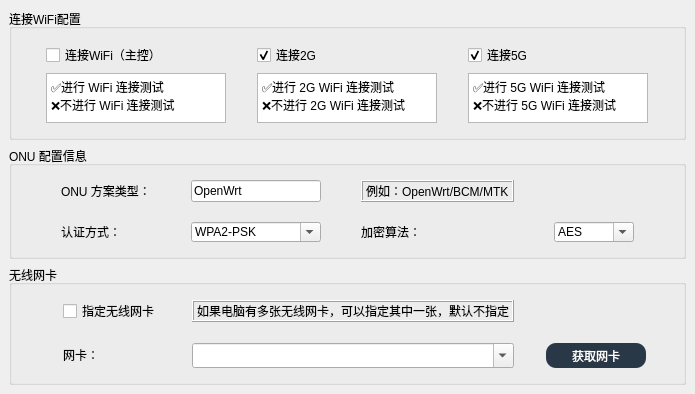
<?xml version="1.0" encoding="UTF-8"?>
<ui version="4.0">
 <class>MainWindow</class>
 <widget class="QMainWindow" name="MainWindow">
  <property name="geometry">
   <rect>
    <x>0</x>
    <y>0</y>
    <width>670</width>
    <height>360</height>
   </rect>
  </property>
  <property name="windowTitle">
   <string>WIFI 连接参数</string>
  </property>
  <widget class="QWidget" name="centralwidget">
   <layout class="QVBoxLayout" name="verticalLayout_5">
    <item>
     <layout class="QVBoxLayout" name="verticalLayout_4" stretch="1,2,1">
      <item>
       <widget class="QGroupBox" name="groupBox_3">
        <property name="title">
         <string>连接WiFi配置</string>
        </property>
        <layout class="QVBoxLayout" name="verticalLayout_3">
         <item>
          <layout class="QGridLayout" name="gridLayout_3" columnstretch="0,0,0">
           <property name="topMargin">
            <number>5</number>
           </property>
           <property name="bottomMargin">
            <number>5</number>
           </property>
           <item row="0" column="1">
            <widget class="QCheckBox" name="checkBox_2g_wifi">
             <property name="text">
              <string>连接2G</string>
             </property>
             <property name="checked">
              <bool>true</bool>
             </property>
            </widget>
           </item>
           <item row="1" column="0">
            <widget class="QTextEdit" name="textEdit">
             <property name="maximumSize">
              <size>
               <width>180</width>
               <height>50</height>
              </size>
             </property>
             <property name="readOnly">
              <bool>true</bool>
             </property>
             <property name="html">
              <string>&lt;!DOCTYPE HTML PUBLIC &quot;-//W3C//DTD HTML 4.0//EN&quot; &quot;http://www.w3.org/TR/REC-html40/strict.dtd&quot;&gt;
&lt;html&gt;&lt;head&gt;&lt;meta name=&quot;qrichtext&quot; content=&quot;1&quot; /&gt;&lt;style type=&quot;text/css&quot;&gt;
p, li { white-space: pre-wrap; }
&lt;/style&gt;&lt;/head&gt;&lt;body style=&quot; font-family:'SimSun'; font-size:9pt; font-weight:400; font-style:normal;&quot;&gt;
&lt;p style=&quot; margin-top:0px; margin-bottom:0px; margin-left:0px; margin-right:0px; -qt-block-indent:0; text-indent:0px;&quot;&gt;✅进行 WiFi 连接测试&lt;/p&gt;
&lt;p style=&quot; margin-top:0px; margin-bottom:0px; margin-left:0px; margin-right:0px; -qt-block-indent:0; text-indent:0px;&quot;&gt;❌不进行 WiFi 连接测试&lt;/p&gt;&lt;/body&gt;&lt;/html&gt;</string>
             </property>
            </widget>
           </item>
           <item row="0" column="0">
            <widget class="QCheckBox" name="checkBox_connect_wifi">
             <property name="text">
              <string>连接WiFi（主控）</string>
             </property>
             <property name="checked">
              <bool>false</bool>
             </property>
            </widget>
           </item>
           <item row="0" column="2">
            <widget class="QCheckBox" name="checkBox_5g_wifi">
             <property name="text">
              <string>连接5G</string>
             </property>
             <property name="checked">
              <bool>true</bool>
             </property>
            </widget>
           </item>
           <item row="1" column="1">
            <widget class="QTextEdit" name="textEdit_2">
             <property name="maximumSize">
              <size>
               <width>180</width>
               <height>50</height>
              </size>
             </property>
             <property name="readOnly">
              <bool>true</bool>
             </property>
             <property name="html">
              <string>&lt;!DOCTYPE HTML PUBLIC &quot;-//W3C//DTD HTML 4.0//EN&quot; &quot;http://www.w3.org/TR/REC-html40/strict.dtd&quot;&gt;
&lt;html&gt;&lt;head&gt;&lt;meta name=&quot;qrichtext&quot; content=&quot;1&quot; /&gt;&lt;style type=&quot;text/css&quot;&gt;
p, li { white-space: pre-wrap; }
&lt;/style&gt;&lt;/head&gt;&lt;body style=&quot; font-family:'SimSun'; font-size:9pt; font-weight:400; font-style:normal;&quot;&gt;
&lt;p style=&quot; margin-top:0px; margin-bottom:0px; margin-left:0px; margin-right:0px; -qt-block-indent:0; text-indent:0px;&quot;&gt;✅进行 2G WiFi 连接测试&lt;/p&gt;
&lt;p style=&quot; margin-top:0px; margin-bottom:0px; margin-left:0px; margin-right:0px; -qt-block-indent:0; text-indent:0px;&quot;&gt;❌不进行 2G WiFi 连接测试&lt;/p&gt;&lt;/body&gt;&lt;/html&gt;</string>
             </property>
            </widget>
           </item>
           <item row="1" column="2">
            <widget class="QTextEdit" name="textEdit_3">
             <property name="maximumSize">
              <size>
               <width>180</width>
               <height>50</height>
              </size>
             </property>
             <property name="readOnly">
              <bool>true</bool>
             </property>
             <property name="html">
              <string>&lt;!DOCTYPE HTML PUBLIC &quot;-//W3C//DTD HTML 4.0//EN&quot; &quot;http://www.w3.org/TR/REC-html40/strict.dtd&quot;&gt;
&lt;html&gt;&lt;head&gt;&lt;meta name=&quot;qrichtext&quot; content=&quot;1&quot; /&gt;&lt;style type=&quot;text/css&quot;&gt;
p, li { white-space: pre-wrap; }
&lt;/style&gt;&lt;/head&gt;&lt;body style=&quot; font-family:'SimSun'; font-size:9pt; font-weight:400; font-style:normal;&quot;&gt;
&lt;p style=&quot; margin-top:0px; margin-bottom:0px; margin-left:0px; margin-right:0px; -qt-block-indent:0; text-indent:0px;&quot;&gt;✅进行 5G WiFi 连接测试&lt;/p&gt;
&lt;p style=&quot; margin-top:0px; margin-bottom:0px; margin-left:0px; margin-right:0px; -qt-block-indent:0; text-indent:0px;&quot;&gt;❌不进行 5G WiFi 连接测试&lt;/p&gt;&lt;/body&gt;&lt;/html&gt;</string>
             </property>
            </widget>
           </item>
          </layout>
         </item>
        </layout>
       </widget>
      </item>
      <item>
       <widget class="QGroupBox" name="groupBox">
        <property name="windowTitle">
         <string>WIFI 连接参数</string>
        </property>
        <property name="title">
         <string>ONU 配置信息</string>
        </property>
        <layout class="QVBoxLayout" name="verticalLayout">
         <item>
          <layout class="QGridLayout" name="gridLayout_4" rowstretch="40,40" columnstretch="10,20,20,20">
           <property name="leftMargin">
            <number>40</number>
           </property>
           <property name="topMargin">
            <number>5</number>
           </property>
           <property name="rightMargin">
            <number>40</number>
           </property>
           <property name="bottomMargin">
            <number>5</number>
           </property>
           <property name="horizontalSpacing">
            <number>40</number>
           </property>
           <property name="verticalSpacing">
            <number>20</number>
           </property>
           <item row="1" column="0">
            <widget class="QLabel" name="label_wifi_enc_mode">
             <property name="text">
              <string>认证方式：</string>
             </property>
            </widget>
           </item>
           <item row="1" column="1">
            <widget class="QComboBox" name="com_Box_wifi_auth_mode">
             <property name="enabled">
              <bool>true</bool>
             </property>
             <property name="minimumSize">
              <size>
               <width>130</width>
               <height>20</height>
              </size>
             </property>
             <property name="maximumSize">
              <size>
               <width>130</width>
               <height>20</height>
              </size>
             </property>
             <property name="editable">
              <bool>true</bool>
             </property>
             <item>
              <property name="text">
               <string>WPA2-PSK</string>
              </property>
             </item>
             <item>
              <property name="text">
               <string>WPA-PSK</string>
              </property>
             </item>
             <item>
              <property name="text">
               <string>WPA-PSK/WPA2-PSK</string>
              </property>
             </item>
             <item>
              <property name="text">
               <string>WPA3-PSK</string>
              </property>
             </item>
             <item>
              <property name="text">
               <string>WPA2-PSK/WPA3-PSK</string>
              </property>
             </item>
             <item>
              <property name="text">
               <string>None</string>
              </property>
             </item>
            </widget>
           </item>
           <item row="1" column="2">
            <widget class="QLabel" name="label_wifi_cipher">
             <property name="text">
              <string>加密算法：</string>
             </property>
            </widget>
           </item>
           <item row="0" column="1">
            <widget class="QLineEdit" name="lineEdit_onu_solution_type">
             <property name="sizePolicy">
              <sizepolicy hsizetype="Preferred" vsizetype="Fixed">
               <horstretch>0</horstretch>
               <verstretch>0</verstretch>
              </sizepolicy>
             </property>
             <property name="text">
              <string>OpenWrt</string>
             </property>
             <property name="placeholderText">
              <string>比如：OpenWrt/BCM/MTK</string>
             </property>
             <property name="cursorMoveStyle">
              <enum>Qt::LogicalMoveStyle</enum>
             </property>
            </widget>
           </item>
           <item row="0" column="2">
            <widget class="QLabel" name="label">
             <property name="frameShape">
              <enum>QFrame::Box</enum>
             </property>
             <property name="frameShadow">
              <enum>QFrame::Raised</enum>
             </property>
             <property name="text">
              <string>例如：OpenWrt/BCM/MTK</string>
             </property>
             <property name="textFormat">
              <enum>Qt::AutoText</enum>
             </property>
             <property name="wordWrap">
              <bool>false</bool>
             </property>
             <property name="textInteractionFlags">
              <set>Qt::NoTextInteraction</set>
             </property>
            </widget>
           </item>
           <item row="0" column="0">
            <widget class="QLabel" name="label_wifi_enc_mode_2">
             <property name="text">
              <string>ONU 方案类型：</string>
             </property>
            </widget>
           </item>
           <item row="1" column="3">
            <widget class="QComboBox" name="com_Box_wifi_cipher">
             <property name="enabled">
              <bool>true</bool>
             </property>
             <property name="minimumSize">
              <size>
               <width>80</width>
               <height>20</height>
              </size>
             </property>
             <property name="maximumSize">
              <size>
               <width>80</width>
               <height>20</height>
              </size>
             </property>
             <property name="editable">
              <bool>true</bool>
             </property>
             <item>
              <property name="text">
               <string>AES</string>
              </property>
             </item>
             <item>
              <property name="text">
               <string>TKIP</string>
              </property>
             </item>
             <item>
              <property name="text">
               <string>TKIP+AES</string>
              </property>
             </item>
            </widget>
           </item>
          </layout>
         </item>
        </layout>
       </widget>
      </item>
      <item>
       <widget class="QGroupBox" name="groupBox_2">
        <property name="title">
         <string>无线网卡</string>
        </property>
        <layout class="QVBoxLayout" name="verticalLayout_2">
         <item>
          <layout class="QGridLayout" name="gridLayout_2" rowstretch="1,10" columnstretch="1,2,1">
           <property name="leftMargin">
            <number>20</number>
           </property>
           <property name="topMargin">
            <number>5</number>
           </property>
           <property name="rightMargin">
            <number>5</number>
           </property>
           <property name="bottomMargin">
            <number>5</number>
           </property>
           <property name="horizontalSpacing">
            <number>10</number>
           </property>
           <property name="verticalSpacing">
            <number>20</number>
           </property>
           <item row="1" column="2">
            <widget class="QPushButton" name="pushButton_get_network_card">
             <property name="sizePolicy">
              <sizepolicy hsizetype="Expanding" vsizetype="Expanding">
               <horstretch>0</horstretch>
               <verstretch>0</verstretch>
              </sizepolicy>
             </property>
             <property name="maximumSize">
              <size>
               <width>100</width>
               <height>35</height>
              </size>
             </property>
             <property name="styleSheet">
              <string notr="true">#pushButton_get_network_card {
    background-color: #293847;
color:rgb(255, 255, 255);
border-radius: 10px;
}
#pushButton_get_network_card:pressed {
    background-color: #C0C0C0;
color:rgb(255, 255, 255);
border-radius: 10px;
}</string>
             </property>
             <property name="text">
              <string>获取网卡</string>
             </property>
            </widget>
           </item>
           <item row="1" column="1">
            <widget class="QComboBox" name="com_Box_wifi_network_card">
             <property name="enabled">
              <bool>true</bool>
             </property>
             <property name="sizePolicy">
              <sizepolicy hsizetype="Preferred" vsizetype="Fixed">
               <horstretch>0</horstretch>
               <verstretch>0</verstretch>
              </sizepolicy>
             </property>
             <property name="minimumSize">
              <size>
               <width>150</width>
               <height>25</height>
              </size>
             </property>
             <property name="editable">
              <bool>true</bool>
             </property>
             <property name="placeholderText">
              <string/>
             </property>
            </widget>
           </item>
           <item row="1" column="0">
            <widget class="QLabel" name="label_wifi_enc_mode_3">
             <property name="sizePolicy">
              <sizepolicy hsizetype="Preferred" vsizetype="Fixed">
               <horstretch>0</horstretch>
               <verstretch>0</verstretch>
              </sizepolicy>
             </property>
             <property name="maximumSize">
              <size>
               <width>60</width>
               <height>20</height>
              </size>
             </property>
             <property name="text">
              <string>网卡：</string>
             </property>
            </widget>
           </item>
           <item row="0" column="0">
            <widget class="QCheckBox" name="checkBox_choose_wireless_card">
             <property name="text">
              <string>指定无线网卡</string>
             </property>
             <property name="checked">
              <bool>false</bool>
             </property>
            </widget>
           </item>
           <item row="0" column="1">
            <widget class="QLabel" name="label_2">
             <property name="sizePolicy">
              <sizepolicy hsizetype="Maximum" vsizetype="Maximum">
               <horstretch>0</horstretch>
               <verstretch>0</verstretch>
              </sizepolicy>
             </property>
             <property name="frameShape">
              <enum>QFrame::Box</enum>
             </property>
             <property name="frameShadow">
              <enum>QFrame::Raised</enum>
             </property>
             <property name="text">
              <string>如果电脑有多张无线网卡，可以指定其中一张，默认不指定</string>
             </property>
             <property name="textFormat">
              <enum>Qt::AutoText</enum>
             </property>
             <property name="wordWrap">
              <bool>false</bool>
             </property>
             <property name="textInteractionFlags">
              <set>Qt::NoTextInteraction</set>
             </property>
            </widget>
           </item>
          </layout>
         </item>
        </layout>
       </widget>
      </item>
     </layout>
    </item>
   </layout>
  </widget>
 </widget>
 <resources/>
 <connections>
  <connection>
   <sender>pushButton_get_network_card</sender>
   <signal>clicked()</signal>
   <receiver>MainWindow</receiver>
   <slot>get_wireless_cards()</slot>
   <hints>
    <hint type="sourcelabel">
     <x>582</x>
     <y>198</y>
    </hint>
    <hint type="destinationlabel">
     <x>622</x>
     <y>117</y>
    </hint>
   </hints>
  </connection>
 </connections>
 <slots>
  <slot>get_wireless_cards()</slot>
 </slots>
</ui>
